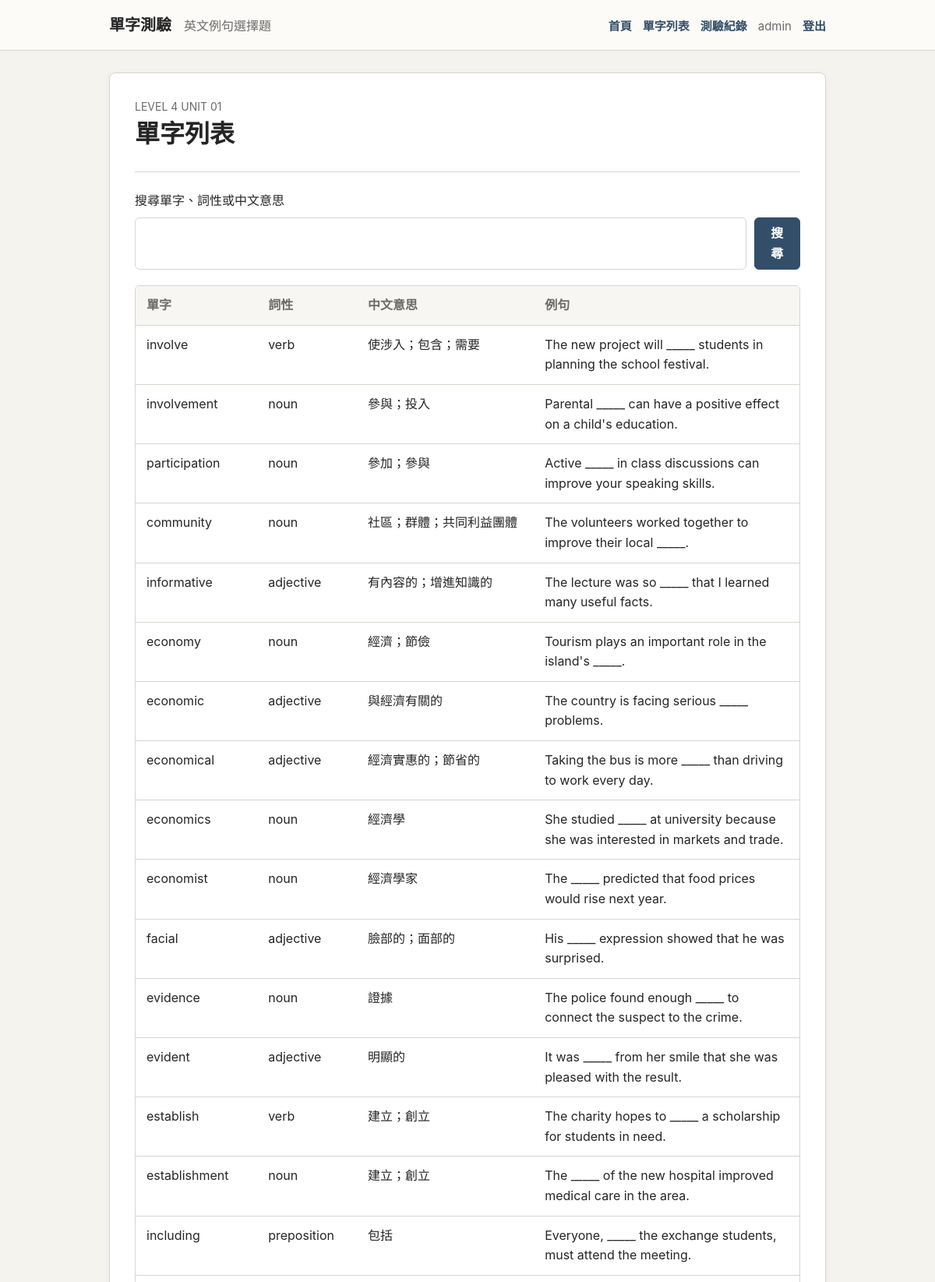
The app's page /sets/level-4-unit-01/words/ (signed in, upper part) with its own data.
### vocabulary/models.py (models this page shows, shortened)
class TimeStampedModel(models.Model):
    created_at = models.DateTimeField(auto_now_add=True)
    updated_at = models.DateTimeField(auto_now=True)
    class Meta:
        abstract = True

class VocabularySet(TimeStampedModel):
    title = models.CharField(max_length=120)
    slug = models.SlugField(unique=True)
    level = models.PositiveIntegerField()
    unit = models.PositiveIntegerField()
    description = models.TextField(blank=True)
    is_published = models.BooleanField(default=True)
    class Meta:
        ordering = ["level", "unit", "title"]

class VocabularySetItem(models.Model):
    vocabulary_set = models.ForeignKey(
        VocabularySet, on_delete=models.CASCADE, related_name="items"
    )
    word_sense = models.ForeignKey(
        WordSense, on_delete=models.CASCADE, related_name="set_items"
    )
    order = models.PositiveIntegerField(default=0)
    class Meta:
        ordering = ["order", "id"]
        constraints = [
            models.UniqueConstraint(
                fields=["vocabulary_set", "word_sense"],
                name="unique_vocabulary_set_item",
            )
        ]

class WordSense(TimeStampedModel):
    PARTS_OF_SPEECH = [
        ("verb", "verb"),
        ("noun", "noun"),
        ("adjective", "adjective"),
        ("adverb", "adverb"),
        ("preposition", "preposition"),
        ("other", "other"),
    ]
    word = models.ForeignKey(Word, on_delete=models.CASCADE, related_name="senses")
    part_of_speech = models.CharField(max_length=20, choices=PARTS_OF_SPEECH)
    meaning_zh = models.CharField(max_length=255)
    note = models.TextField(blank=True)
    class Meta:
        ordering = ["word__normalized_text", "part_of_speech", "meaning_zh"]
        constraints = [
            models.UniqueConstraint(
                fields=["word", "part_of_speech", "meaning_zh"],
                name="unique_word_sense",
            )
        ]

class Word(TimeStampedModel):
    text = models.CharField(max_length=120)
    normalized_text = models.CharField(max_length=120, unique=True, editable=False)
    class Meta:
        ordering = ["normalized_text"]

class Question(TimeStampedModel):
    SENTENCE_CHOICE = "sentence_choice"
    vocabulary_set = models.ForeignKey(
        VocabularySet, on_delete=models.CASCADE, related_name="questions"
    )
    word_sense = models.ForeignKey(
        WordSense, on_delete=models.PROTECT, related_name="questions"
    )
    source_id = models.CharField(max_length=60, blank=True)
    question_type = models.CharField(max_length=40, default=SENTENCE_CHOICE)
    prompt = models.TextField()
    explanation = models.TextField(blank=True)
    is_active = models.BooleanField(default=True)
    class Meta:
        ordering = ["vocabulary_set", "source_id", "id"]
        constraints = [
            models.UniqueConstraint(
                fields=["vocabulary_set", "source_id"],
                name="unique_question_source",
            )
        ]

### vocabulary/views.py (the view)
# urls.py: path("sets/<slug:slug>/words/", views.word_list, name="word_list"),
def word_list(request, slug):
    vocabulary_set = get_object_or_404(VocabularySet, slug=slug, is_published=True)
    query = request.GET.get("q", "").strip()
    items = vocabulary_set.items.select_related("word_sense", "word_sense__word").order_by(
        "order"
    )
    if query:
        items = items.filter(
            Q(word_sense__word__text__icontains=query)
            | Q(word_sense__meaning_zh__icontains=query)
            | Q(word_sense__part_of_speech__icontains=query)
        )
    question_prompts = {
        question.word_sense_id: question.prompt
        for question in vocabulary_set.questions.filter(is_active=True)
    }
    rows = [
        {"item": item, "prompt": question_prompts.get(item.word_sense_id, "")}
        for item in items
    ]
    return render(
        request,
        "vocabulary/word_list.html",
        {"vocabulary_set": vocabulary_set, "rows": rows, "query": query},
    )

### vocabulary/context_processors.py (called while the page is built)
def site_state(request):
    return {
        "primary_vocabulary_set": VocabularySet.objects.filter(is_published=True)
        .order_by("level", "unit")
        .first(),
        "heartbeat_interval_ms": settings.HEARTBEAT_INTERVAL_SECONDS * 1000,
    }

### templates/vocabulary/word_list.html (shortened to what this page needs)
{% extends "base.html" %}
{% block content %}
<section class="paper">
  <div class="page-heading">
    <p class="eyebrow">{{ vocabulary_set.title }}</p>
    <h1>單字列表</h1>
  </div>
  <form class="search-form" method="get">
    <label for="word-search">搜尋單字、詞性或中文意思</label>
    <div>
      <input id="word-search" type="search" name="q" value="{{ query }}">
      <button class="button button--small" type="submit">搜尋</button>
    </div>
  </form>
  <div class="word-table" role="table" aria-label="單字列表">
    <div class="word-table__head" role="row">
      <span role="columnheader">單字</span>
      <span role="columnheader">詞性</span>
      <span role="columnheader">中文意思</span>
      <span role="columnheader">例句</span>
    </div>
    {% for row in rows %}
      <div class="word-table__row" role="row">
        <span role="cell" data-label="單字">{{ row.item.word_sense.word.text }}</span>
        <span role="cell" data-label="詞性">{{ row.item.word_sense.part_of_speech }}</span>
        <span role="cell" data-label="中文意思">{{ row.item.word_sense.meaning_zh }}</span>
        <span role="cell" data-label="例句">{{ row.prompt }}</span>
      </div>
    {% empty %}
      <p class="empty">沒有符合搜尋條件的單字。</p>
    {% endfor %}
  </div>
</section>
{% endblock %}

### templates/base.html (shortened to what this page needs)
{% load static %}
<!doctype html>
<html lang="zh-Hant">
<head>
  <link rel="stylesheet" href="{% static 'vocabulary/css/site.css' %}">
</head>
<body>
  <header class="site-header">
    <div class="site-header__inner">
      <a class="site-title" href="{% url 'vocabulary:home' %}">單字測驗</a>
      <span class="site-subtitle">英文例句選擇題</span>
      <nav class="site-nav" aria-label="主要導覽">
        <a href="{% url 'vocabulary:home' %}">首頁</a>
        {% if primary_vocabulary_set %}
          <a href="{% url 'vocabulary:word_list' primary_vocabulary_set.slug %}">單字列表</a>
        {% endif %}
        {% if user.is_authenticated %}
          <a href="{% url 'vocabulary:quiz_history' %}">測驗紀錄</a>
          <span class="nav-user">{{ user.username }}</span>
          <form method="post" action="{% url 'vocabulary:logout' %}">
            <button type="submit">登出</button>
          </form>
        {% else %}
          <a href="{% url 'vocabulary:login' %}">登入</a>
          <a href="{% url 'vocabulary:register' %}">註冊</a>
        {% endif %}
      </nav>
    </div>
  </header>
  <main class="page">
    {% block content %}{% endblock %}
  </main>
</body>
</html>

### static/vocabulary/css/site.css (style rules this page uses)
:root { --page-bg: #f5f3ee; --paper: #ffffff; --text: #252525; --muted-text: #6b6b6b; --border: #d8d5ce; --primary: #334e68; --primary-hover: #263f56; --correct-bg: #eef6ee; --wrong-bg: #fbefef; --warning-bg: #fff8e6; --focus: #7a9abb; }
* { box-sizing: border-box; }
body { margin: 0; background: var(--page-bg); color: var(--text); font-family: -apple-system, BlinkMacSystemFont, "Segoe UI", "Noto Sans TC", "Microsoft JhengHei", Arial, sans-serif; line-height: 1.6; }
a { color: var(--primary); }
button, input { font: inherit; }
input[type="text"], input[type="email"], input[type="password"], input[type="search"] { border: 1px solid var(--border); border-radius: 6px; padding: 9px 10px; }
.site-header { border-bottom: 1px solid var(--border); background: #fcfbf8; }
.site-header__inner { display: flex; align-items: baseline; gap: 16px; flex-wrap: wrap; max-width: 960px; margin: 0 auto; padding: 16px 20px; }
.site-title { color: var(--text); font-size: 20px; font-weight: 700; text-decoration: none; }
.site-subtitle, .eyebrow, .page-heading p, .set-row p, .quiz-heading p, .summary-note { color: var(--muted-text); }
.site-nav { display: flex; align-items: center; gap: 14px; margin-left: auto; font-size: 15px; }
.site-nav a, .site-nav button { color: var(--primary); font-weight: 700; text-decoration: none; }
.site-nav form { margin: 0; }
.site-nav button { border: 0; background: transparent; padding: 0; cursor: pointer; }
.nav-user { color: var(--muted-text); }
.page { max-width: 960px; margin: 0 auto; padding: 28px 20px 56px; }
.paper { background: var(--paper); border: 1px solid var(--border); border-radius: 8px; box-shadow: 0 2px 10px rgba(50, 45, 38, 0.05); padding: 32px; }
.page-heading { border-bottom: 1px solid var(--border); padding-bottom: 20px; margin-bottom: 24px; }
.eyebrow { margin: 0 0 4px; font-size: 14px; letter-spacing: 0; text-transform: uppercase; }
h1, h2, p { margin-top: 0; }
h1 { margin-bottom: 8px; font-size: 32px; line-height: 1.25; }
.button { display: inline-flex; justify-content: center; align-items: center; min-height: 44px; border: 1px solid var(--primary); border-radius: 6px; background: var(--primary); color: #ffffff; padding: 9px 18px; font-weight: 700; text-decoration: none; cursor: pointer; }
.button--small { min-height: 40px; padding: 7px 14px; }
.search-form { display: grid; gap: 8px; margin-bottom: 20px; }
.search-form div { display: flex; gap: 10px; }
.search-form input { width: 100%; border: 1px solid var(--border); border-radius: 6px; padding: 9px 10px; }
.word-table { border: 1px solid var(--border); border-radius: 6px; overflow: hidden; }
.word-table__head, .word-table__row { display: grid; grid-template-columns: 1fr 0.8fr 1.5fr 2.2fr; gap: 14px; padding: 12px 14px; }
.word-table__head { background: #f7f6f2; color: var(--muted-text); font-weight: 700; }
.word-table__row { border-top: 1px solid var(--border); }

### records on screen
VocabularySet: title "LEVEL 4 UNIT 01"
VocabularySetItem: item.word_sense.word.text "involve", item.word_sense.part_of_speech "verb", item.word_sense.meaning_zh "使涉入；包含；需要", prompt "The new project will _____ students in planning the school festival."
VocabularySetItem: item.word_sense.word.text "involvement", item.word_sense.part_of_speech "noun", item.word_sense.meaning_zh "參與；投入", prompt "Parental _____ can have a positive effect on a child's education."
VocabularySetItem: item.word_sense.word.text "participation", item.word_sense.part_of_speech "noun", item.word_sense.meaning_zh "參加；參與", prompt "Active _____ in class discussions can improve your speaking skills."
VocabularySetItem: item.word_sense.word.text "community", item.word_sense.part_of_speech "noun", item.word_sense.meaning_zh "社區；群體；共同利益團體", prompt "The volunteers worked together to improve their local _____."
VocabularySetItem: item.word_sense.word.text "informative", item.word_sense.part_of_speech "adjective", item.word_sense.meaning_zh "有內容的；增進知識的", prompt "The lecture was so _____ that I learned many useful facts."
VocabularySetItem: item.word_sense.word.text "economy", item.word_sense.part_of_speech "noun", item.word_sense.meaning_zh "經濟；節儉", prompt "Tourism plays an important role in the island's _____."
VocabularySetItem: item.word_sense.word.text "economic", item.word_sense.part_of_speech "adjective", item.word_sense.meaning_zh "與經濟有關的", prompt "The country is facing serious _____ problems."
VocabularySetItem: item.word_sense.word.text "economical", item.word_sense.part_of_speech "adjective", item.word_sense.meaning_zh "經濟實惠的；節省的", prompt "Taking the bus is more _____ than driving to work every day."
VocabularySetItem: item.word_sense.word.text "economics", item.word_sense.part_of_speech "noun", item.word_sense.meaning_zh "經濟學", prompt "She studied _____ at university because she was interested in markets and trade."
VocabularySetItem: item.word_sense.word.text "economist", item.word_sense.part_of_speech "noun", item.word_sense.meaning_zh "經濟學家", prompt "The _____ predicted that food prices would rise next year."
VocabularySetItem: item.word_sense.word.text "facial", item.word_sense.part_of_speech "adjective", item.word_sense.meaning_zh "臉部的；面部的", prompt "His _____ expression showed that he was surprised."
VocabularySetItem: item.word_sense.word.text "evidence", item.word_sense.part_of_speech "noun", item.word_sense.meaning_zh "證據", prompt "The police found enough _____ to connect the suspect to the crime."
VocabularySetItem: item.word_sense.word.text "evident", item.word_sense.part_of_speech "adjective", item.word_sense.meaning_zh "明顯的", prompt "It was _____ from her smile that she was pleased with the result."
VocabularySetItem: item.word_sense.word.text "establish", item.word_sense.part_of_speech "verb", item.word_sense.meaning_zh "建立；創立", prompt "The charity hopes to _____ a scholarship for students in need."
VocabularySetItem: item.word_sense.word.text "establishment", item.word_sense.part_of_speech "noun", item.word_sense.meaning_zh "建立；創立", prompt "The _____ of the new hospital improved medical care in the area."
VocabularySetItem: item.word_sense.word.text "including", item.word_sense.part_of_speech "preposition", item.word_sense.meaning_zh "包括", prompt "Everyone, _____ the exchange students, must attend the meeting."

### other values on screen
{{ user.username }} "admin"
